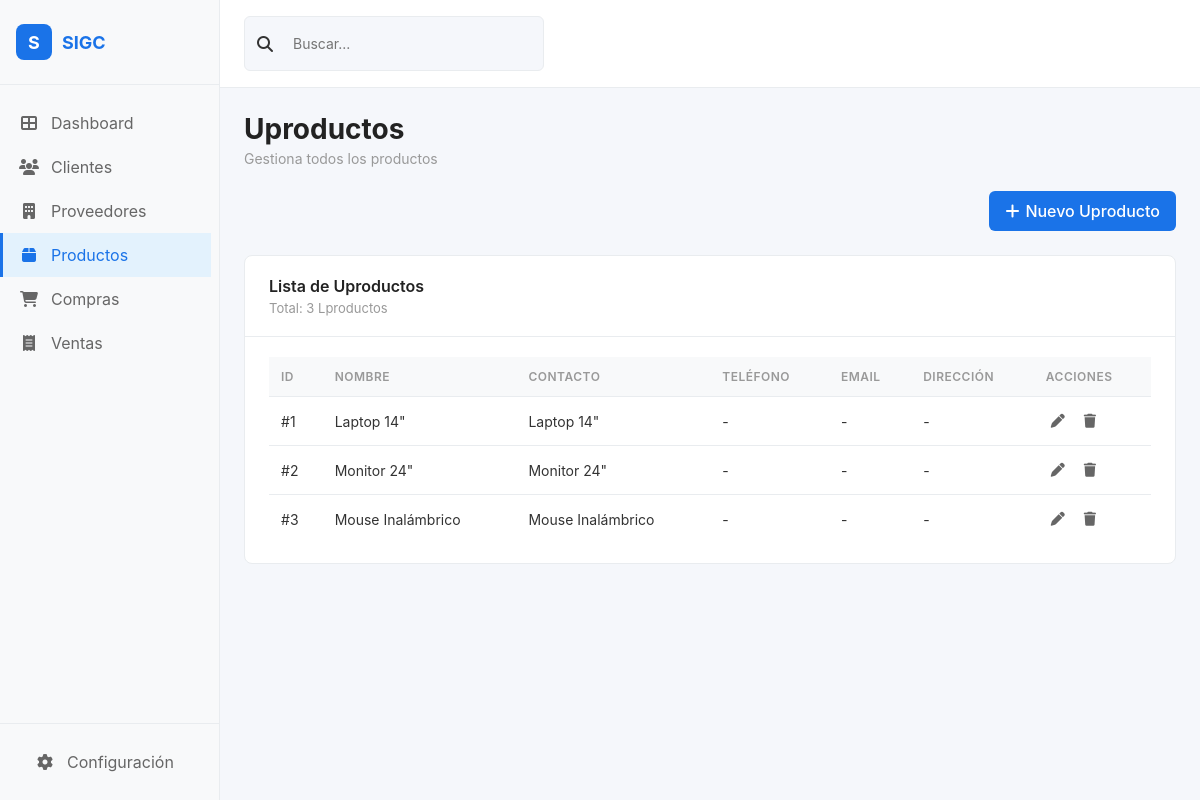
Page /modules/productos/read.php on the committed database.
### tables this page shows
CREATE TABLE IF NOT EXISTS productos (
  id INT AUTO_INCREMENT PRIMARY KEY,
  nombre VARCHAR(160) NOT NULL,
  descripcion TEXT,
  precio DECIMAL(10,2) NOT NULL DEFAULT 0,
  stock INT NOT NULL DEFAULT 0,
  proveedor_id INT,
  creado_en TIMESTAMP DEFAULT CURRENT_TIMESTAMP,
  CONSTRAINT fk_productos_proveedor FOREIGN KEY (proveedor_id) REFERENCES proveedores(id) ON DELETE SET NULL ON UPDATE CASCADE
);

### modules/productos/read.php (the view, shortened to what this page needs)
<?php
require_once __DIR__ . '/../../config/layout.php';
$db = db();
$items = $db->query("SELECT * FROM productos ORDER BY creado_en DESC")->fetchAll();
echo renderHeader('Uproductos','Gestiona todos los productos');
?>
<div style="display: flex; justify-content: space-between; align-items: center; margin-bottom: 24px;">
    <a href="create.php" class="btn-nuevo">
        <i class="fas fa-plus"></i>
        Nuevo Uproducto
    </a>
</div>
<div class="card">
    <div class="card-header">
        <div>
            <h2>Lista de Uproductos</h2>
            <p>Total: <?php echo count($items); ?> Lproductos</p>
        </div>
    </div>
    <div class="card-content">
        <?php if(empty($items)): ?>
        <div class="empty-state">
            <i class="fas fa-box"></i>
            <h3>No hay Lproductos registrados</h3>
            <p>Comienza agregando tu primer Lproducto</p>
        </div>
        <?php else: ?>
        <table>
            <thead>
                <tr>
                    <th>ID</th>
                    <th>Nombre</th>
                    <th>Contacto</th>
                    <th>Teléfono</th>
                    <th>Email</th>
                    <th>Dirección</th>
                    <th>Acciones</th>
                </tr>
            </thead>
            <tbody>
                <?php foreach ($items as $item): ?>
                <tr>
                    <td>#<?php echo $item['id']; ?></td>
                    <td><?php echo htmlspecialchars($item['nombre']); ?></td>
                    <td><?php echo htmlspecialchars($item['contacto'] ?? $item['nombre'] ?? '-'); ?></td>
                    <td><?php echo htmlspecialchars($item['telefono'] ?? '-'); ?></td>
                    <td><?php echo htmlspecialchars($item['email'] ?? '-'); ?></td>
                    <td><?php echo htmlspecialchars($item['direccion'] ?? '-'); ?></td>
                    <td>
                        <div class="actions">
                            <a href="update.php?id=<?php echo $item['id']; ?>" class="btn-action" title="Editar">
                                <i class="fas fa-pen"></i>
                            </a>
                            <a href="delete.php?id=<?php echo $item['id']; ?>" class="btn-action delete" title="Eliminar" onclick="return confirm('¿Eliminar?')">
                                <i class="fas fa-trash"></i>
                            </a>
                        </div>
                    </td>
                </tr>
                <?php endforeach; ?>
            </tbody>
        </table>
        <?php endif; ?>
    </div>
</div>
<?php echo renderFooter(); ?>

### config/layout.php (style rules this page uses)
* { margin: 0; padding: 0; box-sizing: border-box; }
body { font-family: -apple-system, BlinkMacSystemFont, 'Segoe UI', Roboto, 'Helvetica Neue', Arial, sans-serif; background: #f5f7fb; color: #333; }
.btn-nuevo { background: #1a73e8; color: white; border: none; padding: 10px 16px; border-radius: 6px; cursor: pointer; display: flex; align-items: center; gap: 6px; font-weight: 500; transition: background 0.2s; text-decoration: none; }
.card { background: white; border-radius: 8px; border: 1px solid #e9ecef; overflow: hidden; margin-bottom: 24px; }
.card-header { padding: 20px 24px; border-bottom: 1px solid #e9ecef; display: flex; justify-content: space-between; align-items: center; }
.card-header h2 { font-size: 16px; font-weight: 600; color: #222; }
.card-header p { font-size: 13px; color: #999; margin-top: 4px; }
.card-content { padding: 20px 24px; }
table { width: 100%; border-collapse: collapse; }
thead { background: #f8f9fa; }
th { padding: 12px; text-align: left; font-size: 12px; color: #999; text-transform: uppercase; letter-spacing: 0.5px; font-weight: 600; }
td { padding: 12px; border-top: 1px solid #e9ecef; font-size: 14px; }
.actions { display: flex; gap: 8px; }
.btn-action { background: none; border: none; cursor: pointer; color: #666; font-size: 14px; padding: 4px; transition: color 0.2s; width: 24px; height: 24px; display: flex; align-items: center; justify-content: center; text-decoration: none; }

### rows in the picture
productos: id "1", nombre "Laptop 14\"", telefono "-", email "-", direccion "-"
productos: id "2", nombre "Monitor 24\"", telefono "-", email "-", direccion "-"
productos: id "3", nombre "Mouse Inalámbrico", telefono "-", email "-", direccion "-"

### other values in the picture
$pageTitle "Uproductos"
$pageSubtitle "Gestiona todos los productos"
count($items) "3"
